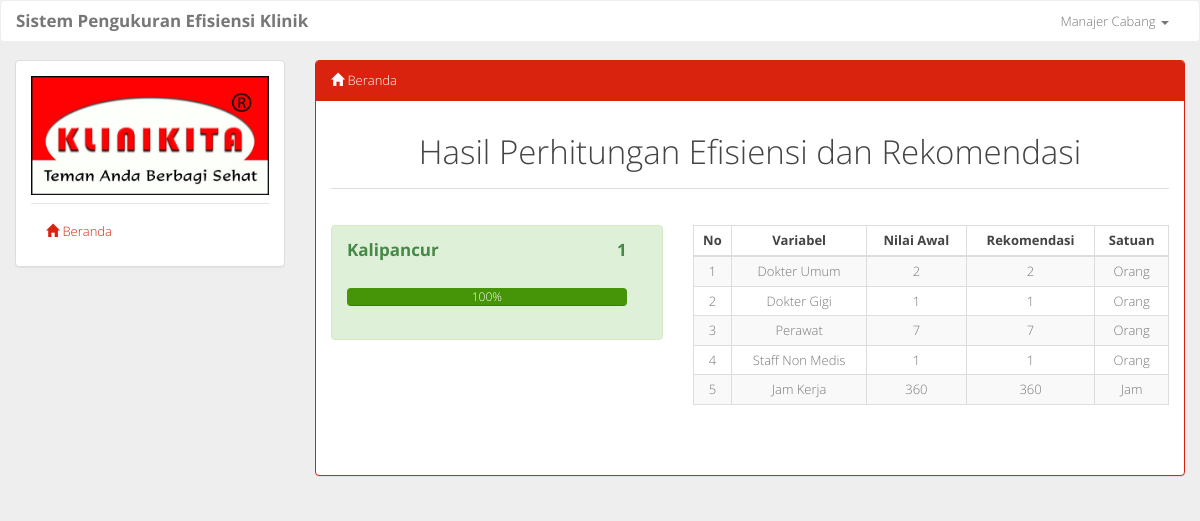
Screenshot of /beranda.php (signed in) with the database file from the repository.
### tables this page shows
CREATE TABLE `perhitungan_efisiensi` (
  `id_perhitungan_efisiensi` int(11) NOT NULL,
  `id_klinik` int(11) NOT NULL,
  `id_variabel` int(11) NOT NULL,
  `nilai_efisiensi` double NOT NULL,
  `rekomendasi` int(11) NOT NULL,
  `nilai_awal` int(11) NOT NULL
);

CREATE TABLE `variabel` (
  `id_variabel` int(11) NOT NULL,
  `nama_variabel` varchar(50) NOT NULL,
  `jenis_variabel` char(1) NOT NULL,
  `satuan` varchar(50) NOT NULL
);

### beranda.php (the view, shortened to what this page needs)
<?php include 'layout.php'; ?>
				<div class="col-sm-9">
					<div class="panel panel-primary">
						<div class="panel-heading">
							<span class="glyphicon glyphicon-home"></span> Beranda
						</div>
						<div class="panel-body">
							<?php
								if ($level == 'a') {
									echo '<h1 align="center">Sistem Pengukuran Efisiensi Klinik</h1><hr />';
									echo '
										<h4 id="deskripsi">Sistem Pengukuran Efisiensi Klinik merupakan sebuah sistem yang berfungsi untuk menghitung efisiensi kinerja masing-masing cabang klinik. <em>Output</em> dari sistem ini berupa nilai efisiensi serta rekomendasi untuk dapat meningkatkan efisiensi cabang yang dinilai belum efisien. Cabang klinik yang dinilai sudah efisien akan dijadikan sebagai <em>benchmarking</em> bagi cabang klinik lain yang belum efisien melalui rekomendasi yang dihasilkan. Sistem ini dibuat guna membantu manajer dalam mengambil keputusan sebagai upaya dalam meningkatkan mutu dan kualitas pelayanan Klinikita Semarang.</h4>
										<br>
									';
								} else {
									echo '<h1 align="center">Hasil Perhitungan Efisiensi dan Rekomendasi</h1><hr />';
								}
							?>
							<br>
							<?php
								if ($level == 'p') {
									echo '<div class="row">';
									$id_dmu = $cabang_klinik = $efisiensi = array();
									$q = mysqli_query($conn, 'SELECT p.id_klinik, k.cabang_klinik, p.nilai_efisiensi FROM perhitungan_efisiensi AS p, klinik AS k WHERE p.id_klinik=k.id_klinik GROUP BY p.id_klinik');
									$n_dmu = mysqli_num_rows($q);
									if ($n_dmu > 0) {
										$index = 0;
										while ($d = mysqli_fetch_assoc($q)) {
										  	$cabang_klinik[$index] = $d['cabang_klinik'];
										  	$id_dmu[$index] = $d['id_klinik'];
										  	$efisiensi[$index] = round($d['nilai_efisiensi'], 3);
										  	$index++;
										}
										for ($i=0; $i < $n_dmu; $i++) {
										  	$persen = $efisiensi[$i] * 100;
										  	if ($efisiensi[$i] >= 0.9) {
										  		$alert = "alert-success";
										  		$progress = "progress-bar-success";
										  	} else {
										  		$alert = "alert-danger";
										  		$progress = "progress-bar-danger";
										  	}
										  	echo '
											  		<div class="col-sm-5">
														<div class="alert alert-dismissible '.$alert.'">
																<div class="row">
																	<div class="col-sm-9 col-xs-9">
																		<h4 align="left"><strong>'.$cabang_klinik[$i].'</strong></h4>
																	</div>
																	<div class="col-sm-3 col-xs-3">
																		<h4 align="right"><strong>'.$efisiensi[$i].'</strong></h4>
																	</div>
																</div>
																<br>
																<div class="row">
																	<div class="col-sm-12">
																		<div class="progress">
																			<div class="progress-bar '.$progress.'" role="progressbar" aria-valuenow="'.$persen.'" aria-valuemin="0" aria-valuemax="100" style="width:'.$persen.'%">'.$persen.'%
																			</div>
																		</div>
																	</div>
																</div>
														</div>
													</div>
											';
											echo '
											  		<div class="col-sm-7">
														<table class="table table-condensed table-striped table-bordered">
															<thead>
																<tr>
															      	<th>No</th>
															      	<th>Variabel</th>
															      	<th>Nilai Awal</th>
															      	<th>Rekomendasi</th>
															      	<th>Satuan</th>
															    </tr>
															</thead>
															<tbody>
											';
											$q = mysqli_query($conn, 'SELECT * FROM perhitungan_efisiensi AS p, variabel AS v, klinik AS k WHERE p.id_variabel=v.id_variabel AND k.id_klinik=p.id_klinik AND p.id_klinik="'.$id_dmu[$i].'" ORDER BY v.id_variabel ASC');
											if (mysqli_num_rows($q) > 0) {
											  	$j = 1;
											  	while ($data = mysqli_fetch_assoc($q)) {
											  		$klinik = $data['cabang_klinik'];
											  		$var = $data['nama_variabel'];
											  		$nilai_awal = $data['nilai_awal'];
											  		$rekomendasi = $data['rekomendasi'];
											  		$satuan = $data['satuan'];
											  		echo '
													  	<tr>
													  		<td>'.$j.'</td>
													  		<td>'.$var.'</td>
													  		<td>'.$nilai_awal.'</td>
													  		<td>'.$rekomendasi.'</td>
													  		<td>'.$satuan.'</td>
													  	</tr>
													';
													$j++;
											  	}
											}
											echo '
											  				</tbody>
											  			</table>
											  			<br>
											  			<br>
											  		</div>
											';
										}
									} else {
										echo '
										  		<div class="col-sm-12">
										  			<div class="alert alert-dismissible alert-warning">
  														<button type="button" class="close" data-dismiss="alert">&times;</button>
  														Belum dilakukan perhitungan efisiensi.
													</div>
												</div>
										';
									}
									echo '</div>';
								} elseif (($level == 'c') OR ($level == 'm')) {
									echo '<div class="row">';
									$id_klinik = $_SESSION["id_klinik"];
									$q = mysqli_query($conn, 'SELECT p.id_klinik, k.cabang_klinik, p.nilai_efisiensi FROM perhitungan_efisiensi AS p, klinik AS k WHERE p.id_klinik=k.id_klinik AND p.id_klinik="'.$id_klinik.'" GROUP BY p.id_klinik');
									if (mysqli_num_rows($q) > 0) {
										$d = mysqli_fetch_assoc($q);
										$cabang_klinik = $d['cabang_klinik'];
										$efisiensi = round($d['nilai_efisiensi'], 3);
										$persen = $efisiensi * 100;
										if ($efisiensi >= 0.9) {
										  		$alert = "alert-success";
										  		$progress = "progress-bar-success";
										  	} else {
										  		$alert = "alert-danger";
										  		$progress = "progress-bar-danger";
										  	}
										  	echo '
											  		<div class="col-sm-5">
														<div class="alert alert-dismissible '.$alert.'">
																<div class="row">
																	<div class="col-sm-9 col-xs-9">
																		<h4 align="left"><strong>'.$cabang_klinik.'</strong></h4>
																	</div>
																	<div class="col-sm-3 col-xs-3">
																		<h4 align="right"><strong>'.$efisiensi.'</strong></h4>
																	</div>
																</div>
																<br>
																<div class="row">
																	<div class="col-sm-12">
																		<div class="progress">
																			<div class="progress-bar '.$progress.'" role="progressbar" aria-valuenow="'.$persen.'" aria-valuemin="0" aria-valuemax="100" style="width:'.$persen.'%">'.$persen.'%
																			</div>
																		</div>
																	</div>
																</div>
														</div>
													</div>
											';
										echo '
											  	<div class="col-sm-7">
													<table class="table table-condensed table-striped table-bordered">
														<thead>
															<tr>
															    <th>No</th>
															    <th>Variabel</th>
															    <th>Nilai Awal</th>
															    <th>Rekomendasi</th>
															    <th>Satuan</th>
															</tr>
														</thead>
													<tbody>
										';
										$q = mysqli_query($conn, 'SELECT * FROM perhitungan_efisiensi AS p, variabel AS v, klinik AS k WHERE p.id_variabel=v.id_variabel AND k.id_klinik=p.id_klinik AND p.id_klinik="'.$id_klinik.'" ORDER BY p.id_variabel ASC');
										if (mysqli_num_rows($q) > 0) {
											$j = 1;
											while ($data = mysqli_fetch_assoc($q)) {
											  	$var = $data['nama_variabel'];
											  	$nilai_awal = $data['nilai_awal'];
											  	$rekomendasi = $data['rekomendasi'];
											  	$satuan = $data['satuan'];
											  	echo '
													<tr>
													  	<td>'.$j.'</td>
													  	<td>'.$var.'</td>
													  	<td>'.$nilai_awal.'</td>
													  	<td>'.$rekomendasi.'</td>
													  	<td>'.$satuan.'</td>
													</tr>
												';
												$j++;
											}
										}
										echo '
											  			</tbody>
											  		</table>
											  		<br>
											  		<br>
											  	</div>
										';
									}
									echo '</div>';
								}
							?>
						</div>
					</div>
				</div>
<?php include 'layout2.php' ?>

### layout.php (shortened to what this page needs)
<?php
	if ((!ISSET($_SESSION['username'])) AND (!ISSET($_SESSION['password']))) {
		header('Location: index.php');
	} else {
		$level = $_SESSION["level"];
	}
?>
<!DOCTYPE html>
<html>
	<head>
		<link href="assets/css/bootstrap.min.css" rel="stylesheet">
		<link href="assets/css/style.css" rel="stylesheet">
	</head>
	<body>
		<div class="container-fluid">
			<div class="row">
				<nav class="navbar navbar-default">
				  	<div class="container-fluid">
				    	<div class="navbar-header">
				      		<a class="navbar-brand" href="beranda.php"><strong>Sistem Pengukuran Efisiensi Klinik</strong></a>
				    	</div>
				    	<div class="collapse navbar-collapse" id="bs-example-navbar-collapse-1">
				      		<ul class="nav navbar-nav navbar-right">
				        		<li class="dropdown">
				          			<a href="#" class="dropdown-toggle" data-toggle="dropdown" role="button" aria-expanded="false"><?php echo $_SESSION['user']; ?> <span class="caret"></span></a>
				        		</li>
				      		</ul>
				    	</div>
				  	</div>
				</nav>
			</div>
			<div class="row">
				<div class="col-sm-3 sidebar">
					<div class="panel panel-default">
					  	<div class="panel-body">
							<img src="assets/img/logo_klinikita.jpg" class="img-responsive">
					    	<ul class="nav nav-pills nav-stacked" id="stacked-menu">
					    		<li class="nav-divider"></li>
								<li>
									<a href="beranda.php"><span class="glyphicon glyphicon-home"></span> Beranda</a>
								</li>
							</ul>
					  	</div>
					</div>
				</div>

### layout2.php (shortened to what this page needs)
			</div>
	    </div>
	</body>
</html>

### assets/css/style.css (style rules this page uses)
body { background-color: #eee; }
th, td { text-align: center; }

### rows the page displays
perhitungan_efisiensi: id_variabel.nama_variabel "Dokter Umum", nilai_awal "2", rekomendasi "2", id_variabel.satuan "Orang"
perhitungan_efisiensi: id_variabel.nama_variabel "Dokter Gigi", nilai_awal "1", rekomendasi "1", id_variabel.satuan "Orang"
perhitungan_efisiensi: id_variabel.nama_variabel "Perawat", nilai_awal "7", rekomendasi "7", id_variabel.satuan "Orang"
perhitungan_efisiensi: id_variabel.nama_variabel "Staff Non Medis", nilai_awal "1", rekomendasi "1", id_variabel.satuan "Orang"
perhitungan_efisiensi: id_variabel.nama_variabel "Jam Kerja", nilai_awal "360", rekomendasi "360", id_variabel.satuan "Jam"

### other values shown
$_SESSION['user'] "Manajer Cabang"
$cabang_klinik "Kalipancur"
$efisiensi "1"
$persen "100"
